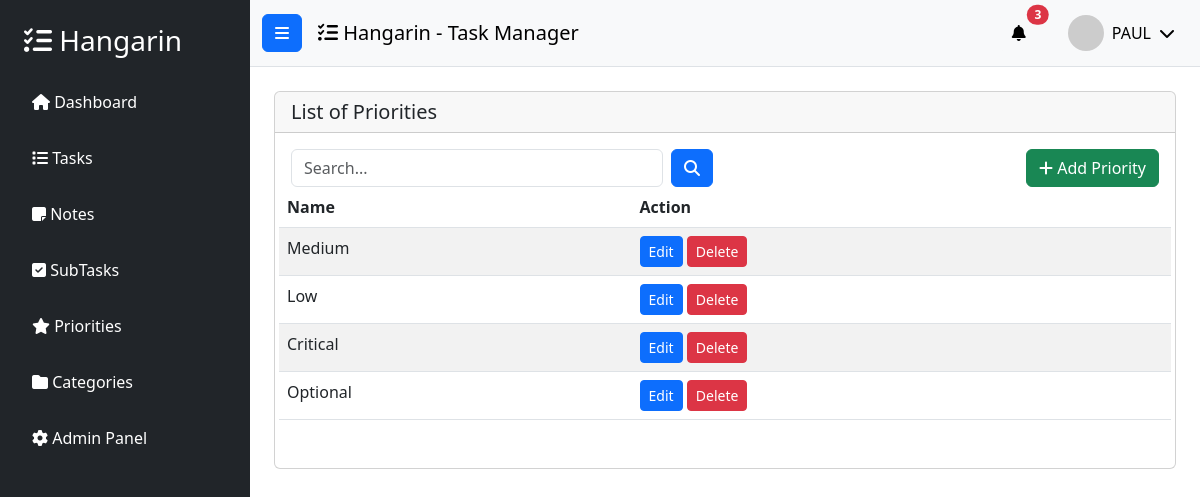
Screenshot of /priority_list/ (signed in) with the database file from the repository.
### tasks/models.py (models this page shows, shortened)
class BaseModel(models.Model):
    created_at = models.DateTimeField(auto_now_add=True)
    updated_at = models.DateTimeField(auto_now=True)
    class Meta:
        abstract = True

class Priority(BaseModel):
    name = models.CharField(max_length=100)
    class Meta:
        verbose_name = "Priority"
        verbose_name_plural = "Priorities"

### tasks/views.py (the view)
# urls.py: path('priority_list/', views.PriorityList.as_view(), name='priority-list'),
class PriorityList(LoginRequiredMixin, ListView):
    model = Priority
    context_object_name = 'priorities'
    template_name = 'priority_list.html'
    paginate_by = 5
    login_url = '/accounts/login/'
    def get_queryset(self):
        queryset = super().get_queryset()
        query = self.request.GET.get('q')
        if query:
            queryset = queryset.filter(Q(name__icontains=query))
        return queryset

### templates/priority_list.html (shortened to what this page needs)
{% extends 'base.html' %}
{% load static %}
{% block content %}
<div class="row">
    <div class="col-12">
        <div class="card">
            <div class="card-header">
                <h5 class="card-title mb-0">List of Priorities</h5>
            </div>
            <div class="card-body">
                <div class="row mb-3">
                    <div class="col-md-6">
                        <form class="d-flex" action="{% url 'priority-list' %}">
                            <input type="text" placeholder="Search..." class="form-control me-2" name="q" value="{{ request.GET.q }}" />
                            <button class="btn btn-primary" type="submit">
                                <i class="fas fa-search"></i>
                            </button>
                        </form>
                    </div>
    <div class="col-md-6 text-end">
        <a href="{% url 'priority-add' %}" class="btn btn-success">
                        <i class="fas fa-plus"></i> Add Priority
                    </a>
                </div>
                <table class="table table-striped">
                    <thead>
                        <tr>
                            <th>Name</th>
                            <th>Action</th>
                        </tr>
                    </thead>
                    <tbody>
                        {% for priority in object_list %}
                        <tr>
                            <td>{{ priority.name }}</td>
                            <td>
                                <a href="{% url 'priority-update' priority.id %}" class="btn btn-sm btn-primary">Edit</a>
                                <a href="{% url 'priority-delete' priority.id %}" class="btn btn-sm btn-danger">Delete</a>
                            </td>
                        </tr>
                        {% empty %}
                        <tr>
                            <td colspan="2" class="text-center">No priorities found</td>
                        </tr>
                        {% endfor %}
                    </tbody>
                </table>
            </div>
        </div>
    </div>
</div>
{% endblock %}

### templates/base.html (shortened to what this page needs)
{% load static %}
{% load pwa %}
<!DOCTYPE html>
<html lang="en">
<head>
     {% load pwa %}
    <link href="https://cdn.jsdelivr.net/npm/bootstrap@5.3.0/dist/css/bootstrap.min.css" rel="stylesheet">
    <link rel="stylesheet" href="https://cdnjs.cloudflare.com/ajax/libs/font-awesome/6.4.0/css/all.min.css">
</head>
<body>
    <div class="wrapper d-flex">
        <nav id="sidebar" class="bg-dark text-white" style="width: 250px; min-height: 100vh;">
            <div class="p-4">
                <h3 class="mb-4">
                    <i class="fas fa-tasks"></i> Hangarin
                </h3>
                <ul class="list-unstyled">
                    <li class="mb-3">
                        <a href="{% url 'home' %}" class="text-white text-decoration-none d-block p-2 rounded hover-bg">
                            <i class="fas fa-home"></i> Dashboard
                        </a>
                    </li>
                    <li class="mb-3">
                        <a href="{% url 'task-list' %}" class="text-white text-decoration-none d-block p-2 rounded hover-bg">
                            <i class="fas fa-list"></i> Tasks
                        </a>
                    </li>
                    <li class="mb-3">
                        <a href="{% url 'note-list' %}" class="text-white text-decoration-none d-block p-2 rounded hover-bg">
                            <i class="fas fa-sticky-note"></i> Notes
                        </a>
                    </li>
                    <li class="mb-3">
                        <a href="{% url 'subtask-list' %}" class="text-white text-decoration-none d-block p-2 rounded hover-bg">
                            <i class="fas fa-check-square"></i> SubTasks
                        </a>
                    </li>
                    <li class="mb-3">
                        <a href="{% url 'priority-list' %}" class="text-white text-decoration-none d-block p-2 rounded hover-bg">
                            <i class="fas fa-star"></i> Priorities
                        </a>
                    </li>
                    <li class="mb-3">
                        <a href="{% url 'category-list' %}" class="text-white text-decoration-none d-block p-2 rounded hover-bg">
                            <i class="fas fa-folder"></i> Categories
                        </a>
                    </li>
                    <li class="mb-3">
                        <a href="/admin/" class="text-white text-decoration-none d-block p-2 rounded hover-bg">
                            <i class="fas fa-cog"></i> Admin Panel
                        </a>
                    </li>
                </ul>
            </div>
        </nav>
        <div class="flex-fill">
            <nav class="navbar navbar-expand-lg navbar-light bg-light border-bottom">
                <div class="container-fluid">
                    <button class="btn btn-primary me-3" id="sidebarToggle">
                        <i class="fas fa-bars"></i>
                    </button>
                    <span class="navbar-brand mb-0 h1">
                        <i class="fas fa-tasks"></i> Hangarin - Task Manager
                    </span>
                    <div class="ms-auto d-flex align-items-center">
                        <div class="dropdown me-3">
                            <button class="btn btn-light position-relative" type="button" id="notificationDropdown" data-bs-toggle="dropdown">
                                <i class="fas fa-bell"></i>
                                <span class="position-absolute top-0 start-100 translate-middle badge rounded-pill bg-danger">
                                    3
                                </span>
                            </button>
                        </div>
                        <div class="dropdown">
                            <button class="btn btn-light d-flex align-items-center" type="button" id="userDropdown" data-bs-toggle="dropdown">
                                <img src="https://ui-avatars.com/api/?name={{ user.username|default:'User' }}&background=007bff&color=fff&size=36"
                                     alt="user"
                                     class="rounded-circle me-2"
                                     width="36"
                                     height="36">
                                <span class="d-none d-md-inline">
                                    {% if user.is_authenticated %}
                                        {{ user.username }}
                                    {% else %}
                                        Guest
                                    {% endif %}
                                </span>
                                <i class="fas fa-chevron-down ms-2"></i>
                            </button>
                        </div>
                    </div>
                </div>
            </nav>
            <div class="container-fluid p-4">
                {% block content %}
                {% endblock %}
            </div>
        </div>
    </div>
</body>
</html>

### rows the page displays
Priority: name "Medium"
Priority: name "Low"
Priority: name "Critical"
Priority: name "Optional"

### other values shown
{{ user.username }} "PAUL"
